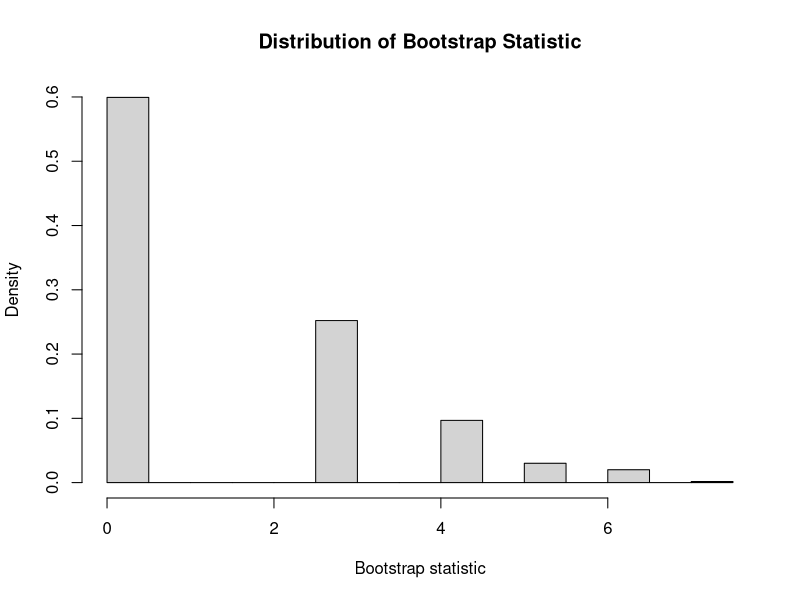
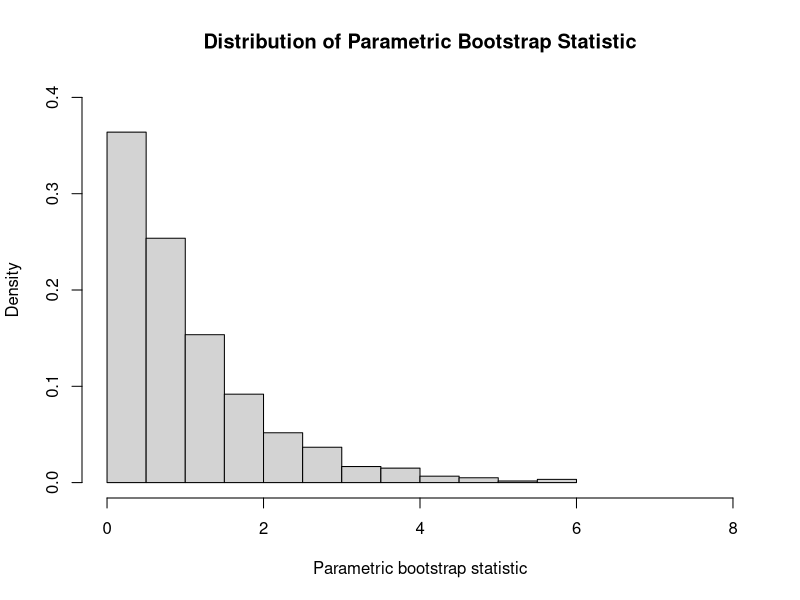

Here is the R script that generated these plots, in order:
## ECON675: ASSIGNMENT 3
## Q3: WHEN BOOTSTRAP FAILS
## Anirudh Yadav 
## 10/26/2018

######################################################################
# Load packages, clear workspace
######################################################################
rm(list = ls())             #clear workspace
library(foreach)            #for looping
library(data.table)         #for data manipulation
library(dplyr)              #melting for ggplot
library(Matrix)             #fast matrix calcs
library(ggplot2)            #for pretty plots
library(sandwich)           #for variance-covariance estimation 
library(xtable)             #for latex tables
library(boot)               #for bootstrapping
options(scipen = 999)       #forces R to use normal numbers instead of scientific notation


######################################################################
# Q1: Nonparametric bootstrap fail
######################################################################
set.seed(123)

N = 1000

# Simulate runif data
X = runif(N,0,1)

# Get max
x.max.obs = max(X)

# Write function for bootrap statistic
boot.stat = function(data, i){
  N*(x.max.obs-max(data[i]))
}

# Run bootsrap with 599 replications
boot.results = boot(data = X, R = 599, statistic = boot.stat)

# Make frequency plot
h         = hist(boot.results$t,plot=FALSE)
h$density = h$counts/sum(h$counts)
plot(h,freq=FALSE,main="Distribution of Bootstrap Statistic",xlab="Bootstrap statistic")


######################################################################
# Q2: Parametric bootstrap fail
######################################################################

# Generate parametric bootstrap samples
X.boot = replicate(599,runif(N,0,x.max.obs))

# Compute maximums for each replications
x.max.boot = sapply(1:599,function(i) max(X.boot[,i]))

# Compute bootstrap statistic
t.boot     = N*(x.max.obs-x.max.boot)

# Make frequency plot
h2         = hist(t.boot,plot=FALSE)
h2$density = h2$counts/sum(h2$counts)
plot(h2,freq=FALSE,main="Distribution of Parametric Bootstrap Statistic",xlab="Parametric bootstrap statistic",ylim=c(0,0.4),xlim=c(0,8))
